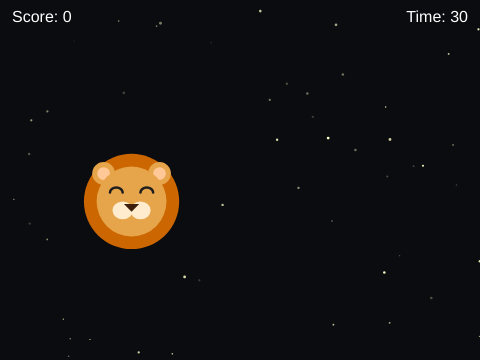
Frame 1 (no input)
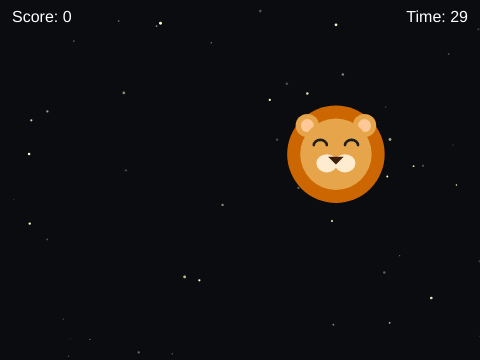
Frame 60 (no input)
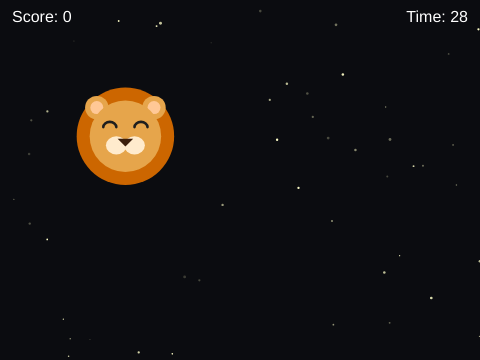
Frame 120 (the mouse pressed at the canvas centre since frame 60)

The p5.js sketch that drew these frames (run headless with seeded random() and noise() and a simulated clock; from frame 60 on, the mouse is pressed at the canvas centre):

// p5.js sketch
// ── sketch.js
let lion = { x: 240, y: 180, s: 1 };
let score = 0, combo = 0, lastHit = 0;
let startTime, over = false;
let bits = [], pops = [], stars = [];
const TIME = 30;
const btn = { x: 180, y: 215, w: 120, h: 40 };

function setup() {
  createCanvas(480, 360);
  for (let i = 0; i < 50; i++) {
    stars.push({ x: random(width), y: random(height), r: random(1, 3), sp: random(0.02, 0.08) });
  }
  restart();
}

function restart() {
  score = 0;
  combo = 0;
  over = false;
  bits = [];
  pops = [];
  startTime = millis();
  moveLion();
}

function moveLion() {
  lion.x = random(40, width - 40);
  lion.y = random(40, height - 40);
  lion.s = 1.3;
}

function overBtn() {
  return mouseX > btn.x && mouseX < btn.x + btn.w && mouseY > btn.y && mouseY < btn.y + btn.h;
}

function draw() {
  background(11, 12, 16);

  noStroke();
  for (let st of stars) {
    fill(255, 255, 200, map(sin(frameCount * st.sp + st.x), -1, 1, 50, 255));
    ellipse(st.x, st.y, st.r);
  }

  let left = max(0, TIME - (millis() - startTime) / 1000);
  if (left <= 0) over = true;
  if (millis() - lastHit > 2000) combo = 0;

  if (!over) {
    lion.x = constrain(lion.x + random(-4, 4), 35, width - 35);
    lion.y = constrain(lion.y + random(-4, 4), 35, height - 35);
    lion.s = lerp(lion.s, 1, 0.1);
    if (frameCount % 60 == 0) moveLion();
    drawLion(lion.x, lion.y, lion.s);
  } else {
    fill(0, 180);
    rect(0, 0, width, height);
    fill(255);
    textAlign(CENTER, CENTER);
    textSize(28);
    text("Game Over!", width / 2, 140);
    textSize(18);
    text("Final Score: " + score, width / 2, 180);
    fill(overBtn() ? color(255, 140, 0) : color(255, 102, 0));
    rect(btn.x, btn.y, btn.w, btn.h, 8);
    fill(255);
    textSize(16);
    text("Play Again", width / 2, btn.y + btn.h / 2);
  }

  for (let i = bits.length - 1; i >= 0; i--) {
    let b = bits[i];
    b.x += b.vx;
    b.y += b.vy;
    b.a -= 8;
    fill(255, b.g, 0, b.a);
    ellipse(b.x, b.y, b.size);
    if (b.a <= 0) bits.splice(i, 1);
  }

  for (let i = pops.length - 1; i >= 0; i--) {
    let p = pops[i];
    p.y -= 1.5;
    p.a -= 5;
    fill(255, 215, 0, p.a);
    textSize(16);
    textAlign(CENTER, CENTER);
    text(p.msg, p.x, p.y);
    if (p.a <= 0) pops.splice(i, 1);
  }

  if (!over) {
    fill(255);
    textSize(16);
    textAlign(LEFT, TOP);
    text("Score: " + score, 12, 10);
    if (combo > 1) {
      fill(255, 180, 0);
      text("Combo x" + combo, 12, 32);
    }
    fill(255);
    textAlign(RIGHT, TOP);
    text("Time: " + ceil(left), width - 12, 10);
  }
}

function drawLion(x, y, s) {
  push();
  translate(x, y);
  scale(s);
  fill(204, 102, 0);
  ellipse(0, 0, 75);
  fill(230, 165, 75);
  ellipse(-22, -22, 18);
  ellipse(22, -22, 18);
  fill(255, 200, 150);
  ellipse(-22, -22, 10);
  ellipse(22, -22, 10);
  fill(230, 165, 75);
  ellipse(0, 0, 55);
  fill(255, 235, 205);
  ellipse(-7, 7, 16, 14);
  ellipse(7, 7, 16, 14);
  fill(60, 30, 10);
  triangle(-6, 2, 6, 2, 0, 8);
  stroke(30);
  strokeWeight(2);
  noFill();
  arc(-12, -7, 10, 8, PI, TWO_PI);
  arc(12, -7, 10, 8, PI, TWO_PI);
  pop();
}

function mousePressed() {
  if (over) {
    if (overBtn()) restart();
    return;
  }
  if (dist(mouseX, mouseY, lion.x, lion.y) > 35) return;

  combo = millis() - lastHit < 2000 ? combo + 1 : 1;
  lastHit = millis();
  score += combo;
  lion.s = 1.5;

  for (let i = 0; i < 12; i++) {
    let a = random(TWO_PI), sp = random(2, 6);
    bits.push({ x: lion.x, y: lion.y, vx: cos(a) * sp, vy: sin(a) * sp, size: random(4, 8), g: random(150, 220), a: 255 });
  }
  pops.push({ x: lion.x, y: lion.y - 20, msg: "+" + combo, a: 255 });
  moveLion();
}

function keyPressed() {
  if (over && (key == ' ' || key == 'r')) restart();
}
